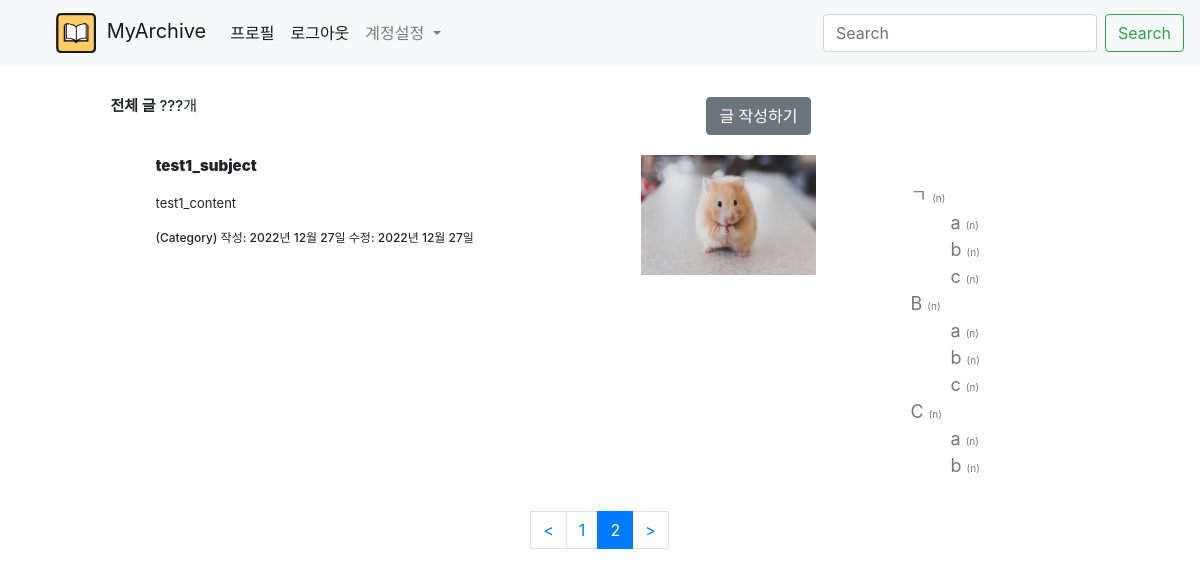
Before: /mypage/1Q2w3e4r%?page=2 (signed in) with the older database file.
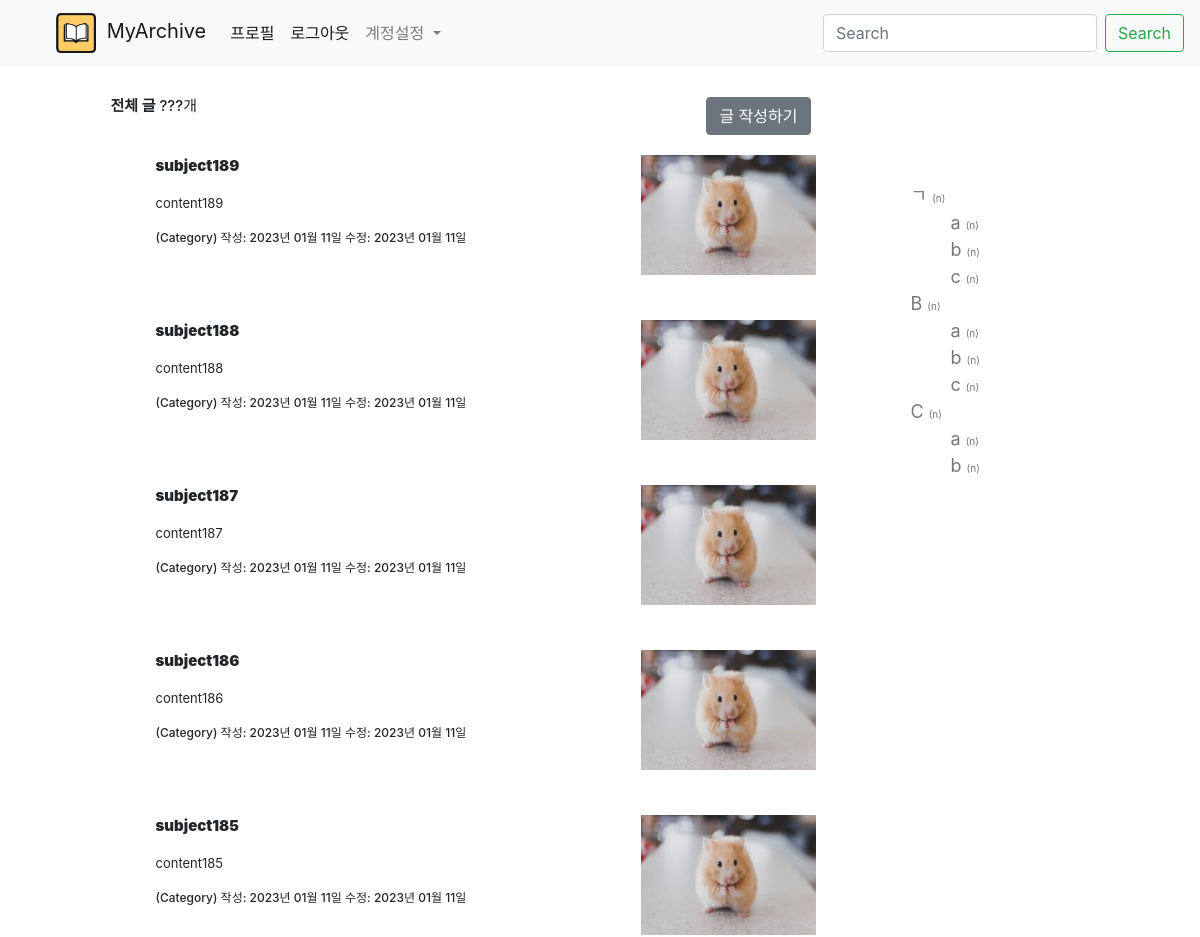
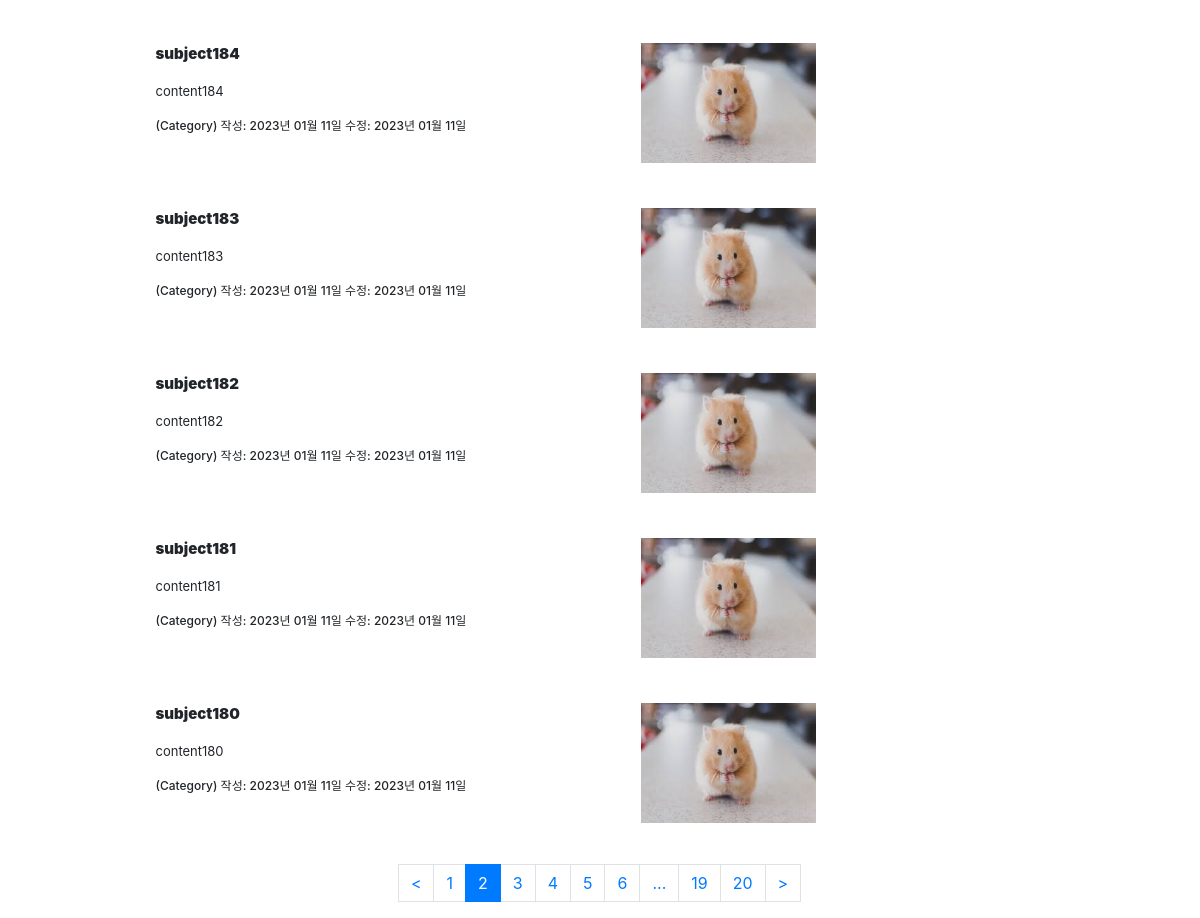
After: the same page with the newer database file (2 pictures, top to bottom).
### app/models.py (models this page shows)
class Post(db.Model): #작성한 글
    id = db.Column(db.Integer, primary_key=True) #id
    subject = db.Column(db.String(200), nullable=False) #제목
    content = db.Column(db.Text(), nullable=False) #내용, Text형은 길이제한 x
    create_date = db.Column(db.DateTime(), nullable=False) #작성일
    modify_date = db.Column(db.DateTime(), nullable=True) #수정일
    user_id = db.Column(db.Integer, db.ForeignKey('user.id', ondelete='CASCADE'), nullable=False)
    user = db.relationship('User', backref=db.backref('post_set')) #작성자

### app/views/mypage_views.py (the view)
@bp.route('/<user_name>')
def homepage(user_name):
    page = request.args.get('page', type=int, default=1) #URL 에 page 값이 없으면 자동으로 1 적용
    post_list = Post.query.filter_by(user_id=g.user.id).order_by(Post.create_date.desc())
    post_list = post_list.paginate(page = page, per_page=10) #post_list 는 단순 Post 모델이 아니라 Pagination 객체가 된다
    username = User.query.filter_by(username=user_name).first().username
    return render_template('homepage.html', post_list=post_list)

### app/filter.py (called while the page is built)
def format_datetime(value, fmt="%Y년 %m월 %d일"):
    return value.strftime(fmt)

### app/views/login_views.py (called while the page is built)
@bp.before_app_request
def load_logged_in_user():
    user_id = session.get('user_id') #_login 함수에서 session[user_id] user.id (User 모델의 user.id, user.user_id가 아니다)
    if user_id is None:
        g.user = None
    else:
        g.user = User.query.get(user_id)

### app/templates/homepage.html (shortened to what this page needs)
{% extends 'base.html' %}
{% block content %}
{% include "navbar.html" %}
<div class="container my-3">
    <main class="main">
        <div class="area-main">
            <h2 class="article-category">
                <b>전체 글</b>
                <span>???개</span>
                {% if g.user %}
                <a href="{{ url_for('mypage.post_write') }}" class="btn btn-secondary" style="float:right">글 작성하기</a>
                {% endif %}
            </h2>
            {% if post_list %}
            {% for post in post_list.items %}
            <article class="article">
                <a href="{{ url_for('mypage.post_view', post_id=post.id) }}" class="article-img">
                    <img src="{{ url_for('static', filename='img/test_img1.jfif') }}">
                </a>
                <div class="article-content">
                    <a href="{{ url_for('mypage.post_view', post_id=post.id) }}" class="link-article">
                        <p class="title">
                            <b>{{ post.subject }}</b>
                        </p>
                        <p class="summary">
                            {{ post.content }}
                        </p>
                    </a>
                    <div class="box-meta">
                        <a href="#" class="link-category">(Category)</a>
                        <span class="date">작성: {{ post.create_date | datetime }}</span>
                        <span class="date">수정: {{ post.modify_date | datetime }}</span>
                    </div>
                </div>
            </article>
            {% endfor %}
            {% endif %}
        </div>
        <aside class="area-aside">
            <ul class="navbar-category">
                <li>
                    <a href="#">
                        ㄱ
                        <span class="cnt">(n)</span>
                    </a>
                    <ul>
                        <li>
                            <a href="#">
                                a
                                <span class="cnt">(n)</span>
                            </a>
                        </li>
                        <li>
                            <a href="#">
                                b
                                <span class="cnt">(n)</span>
                            </a>
                        </li>
                        <li>
                            <a href="#">
                                c
                                <span class="cnt">(n)</span>
                            </a>
                        </li>
                    </ul>
                </li>
                <li>
                    <a href="#">
                        B
                        <span class="cnt">(n)</span>
                    </a>
                    <ul>
                        <li>
                            <a href="#">
                                a
                                <span class="cnt">(n)</span>
                            </a>
                        </li>
                        <li>
                            <a href="#">
                                b
                                <span class="cnt">(n)</span>
                            </a>
                        </li>
                        <li>
                            <a href="#">
                                c
                                <span class="cnt">(n)</span>
                            </a>
                        </li>
                    </ul>
                </li>
                <li>
                    <a href="#">
                        C
                        <span class="cnt">(n)</span>
                    </a>
                    <ul>
                        <li>
                            <a href="#">
                                a
                                <span class="cnt">(n)</span>
                            </a>
                        </li>
                        <li>
                            <a href="#">
                                b
                                <span class="cnt">(n)</span>
                            </a>
                        </li>
                    </ul>
                </li>
            </ul>
        </aside>
        </div>
        <div class="area-pagination">
            <ul class="pagination justify-content-center">
                {% if post_list.has_prev %}
                <li>
                    <a class="page-link" href="?page={{ post_list.prev_num }}"> < </a>
                </li>
                {% else %}
                <li>
                    <a class="page-link" href="#"> < </a>
                </li>
                {% endif %}
                {% for page_num in post_list.iter_pages() %}
                    {% if page_num %}
                        {% if page_num != post_list.page %}
                        <li class="page-item">
                            <a class="page-link" href="?page={{ page_num }}">{{ page_num }}</a>
                        </li>
                        {% else %}
                        <li class="page-item active">
                            <a class="page-link" href="?page={{ page_num }}">{{ page_num }}</a>
                        </li>
                        {% endif %}
                    {% else %}
                        <li class="disabled">
                            <a class="page-link" href="#">...</a>
                        </li>
                    {% endif %}
                {% endfor %}
                {% if post_list.has_next %}
                <li>
                    <a class="page-link" href="?page={{ post_list.next_num }}"> > </a>
                </li>
                {% else %}
                <li>
                    <a class="page-link" href="#"> > </a>
                </li>
                {% endif %}
            </ul>
        </div>
{% endblock %}

### app/templates/base.html (shortened to what this page needs)
<!DOCTYPE html>
<html lang="ko">
    <head>
        <link rel="stylesheet" href="{{ url_for('static', filename='bootstrap.min.css') }}">
        <link rel="stylesheet" href="{{ url_for('static', filename='style.css') }}">
    </head>
    <body>
        {% block content %}
        {% endblock %}
    </body>
</html>

### app/templates/navbar.html (shortened to what this page needs)
<nav class="navbar navbar-expand-lg navbar-light bg-light">
    <a class="navbar-brand" href="{{ url_for('mypage.homepage', user_name=g.user.username) }}">
        <img src="{{ url_for('static', filename='img/icon.png') }}" style="width:40px; height:40px; margin-right:5px;">
        MyArchive
    </a>
    <div class="collapse navbar-collapse" id="navbarSupportedContent">
      <ul class="navbar-nav mr-auto">
        <li class="nav-item active">
          <a class="nav-link" href="#"> 프로필 <span class="sr-only">(current)</span></a>
        </li>
        {% if g.user %}
        <li class="nav-item active">
          <a class="nav-link" href="{{ url_for('login.logout') }}"> 로그아웃 </a>
        </li>
        {% endif %}
        <li class="nav-item dropdown">
          <a class="nav-link dropdown-toggle" href="#" id="navbarDropdown" role="button" data-toggle="dropdown" aria-haspopup="true" aria-expanded="false">
            계정설정
          </a>
        </li>
      </ul>
      <form class="form-inline my-2 my-lg-0">
        <input class="form-control mr-sm-2" type="search" placeholder="Search" aria-label="Search">
        <button class="btn btn-outline-success my-2 my-sm-0" type="submit">Search</button>
      </form>
    </div>
  </nav>

### app/static/style.css (style rules this page uses)
a { text-decoration: none; color: inherit; }
.main { display: flex; width: 100%; margin: 0 5%; }
.area-main { float: left; width: 720px; padding: 0; }
.article-category { font-size: 15px; margin: 10px; padding: 5px 0px; }
.article { width: 100%; display: flex; flex-direction: row-reverse; padding: 20px 0; }
.article .article-img { position: relative; overflow: hidden; width: 180px; height: 120px; margin-bottom: 5px; padding-right: 5px; }
.article .article-img img { width: 100%; height: 100%; }
.article .article-content { display: inline-block; width: 480px; margin: 0 5px 0 0; padding: 0 15px 0 0; }
.article .article-content .title { display: block; line-clamp: 1; font-size: 15px; font-weight: 600; padding: 0px 0px; display: -webkit-box; overflow: hidden; -webkit-line-clamp: 1; -webkit-box-orient: vertical; }
.article .article-content .summary { display: block; line-clamp: 3; max-height: 80px; font-size: 13px; line-height: 1.5; display: -webkit-box; overflow: hidden; -webkit-line-clamp: 3; -webkit-box-orient: vertical; }
.article .box-meta { max-width: 480px; height: 30px; font-size: 12px; font-weight: 500; }
.area-aside { float: left; Width: 280px; margin-top: 100px; margin-left: 50px; }
.area-aside .navbar-category { vertical-align: middle; }
.area-aside .navbar-category li { list-style: none; font-size: 18px; color: #777; }
.area-aside .navbar-category .cnt { font-size: 10px; }

Changed rows visible on the page:
no longer on this page (row edited): Post: subject "test1_subject", content "test1_content", create_date "2022년 12월 27일", modify_date "2022년 12월 27일"
added Post: subject "subject189", content "content189", create_date "2023년 01월 11일", modify_date "2023년 01월 11일"
added Post: subject "subject188", content "content188", create_date "2023년 01월 11일", modify_date "2023년 01월 11일"
added Post: subject "subject187", content "content187", create_date "2023년 01월 11일", modify_date "2023년 01월 11일"
added Post: subject "subject186", content "content186", create_date "2023년 01월 11일", modify_date "2023년 01월 11일"
added Post: subject "subject185", content "content185", create_date "2023년 01월 11일", modify_date "2023년 01월 11일"
added Post: subject "subject184", content "content184", create_date "2023년 01월 11일", modify_date "2023년 01월 11일"
added Post: subject "subject183", content "content183", create_date "2023년 01월 11일", modify_date "2023년 01월 11일"
added Post: subject "subject182", content "content182", create_date "2023년 01월 11일", modify_date "2023년 01월 11일"
added Post: subject "subject181", content "content181", create_date "2023년 01월 11일", modify_date "2023년 01월 11일"
added Post: subject "subject180", content "content180", create_date "2023년 01월 11일", modify_date "2023년 01월 11일"
Other visible differences:
new list line: "3"
new list line: "4"
new list line: "5"
new list line: "6"
new list line: "19"
new list line: "20"
